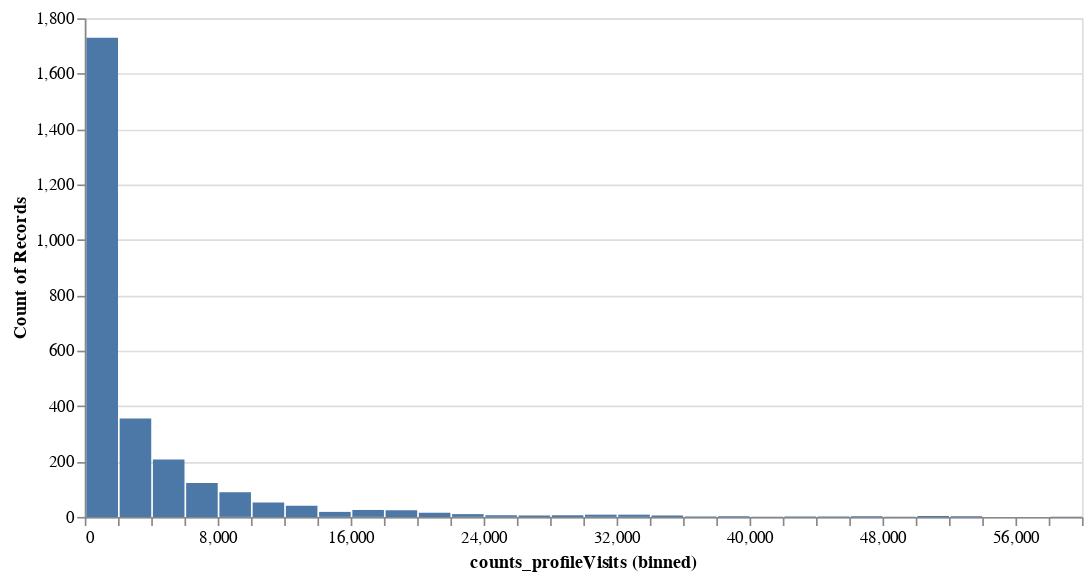

Notebook source saved alongside this figure:
### Markdown cell above
Auf den ersten Blick ist auffällig, dass der Datensatz viele Nullwerte enthält, was die Offensichtlichkeit möglicher Zusammenhänge stark einschränkt. Am leichtesten Erkennbar ist eine Korrelation zwischen counts_profilVisits und counts_kisses. Hier wird anhand des Scatterplotts eine stark positive Beziehung sichtbar, weshalb die Variable in jedem Fall einen wichtigen Bestandteil des Modells darstellen wird. 

Ein leicht positiver Zusammenhang lässt sich auch zu counts_details erkennen, hier ist die Streuung jedoch schon wesentlich größer als noch bei counts_kisses.

Bei counts_pictures und counts_fans ist es deutlich schwieriger eine Korrelation festzustellen. Da ein Zusammenhang jedoch nicht ausgeschlossen werden kann, werden sie vorerst in das Modell genommen und im Anschluss analysiert, ob ihr Wegfall das Modell positiv oder negativ beeinflusst.

### Code cell
alt.Chart(df_train).mark_bar().encode(
    alt.X(alt.repeat("column"), type="quantitative", bin=alt.Bin(maxbins=40)),
    y='count()',
).properties(
    width=600,
    height=300
).repeat(
    column=['counts_profileVisits'])

### Figure 1 — Vega-Lite specification as saved in the notebook (floating-point values rounded to 4 significant figures; data arrays with more than 128 entries replaced by an {"elided": "..."} marker saying what was removed)
{"config": {"view": {"continuousWidth": 300, "continuousHeight": 300}}, "repeat": {"column": ["counts_profileVisits"]}, "spec": {"data": {"name": "data-8dcf6dfd0f524e0edf70e09a54b27c19"}, "mark": {"type": "bar"}, "encoding": {"x": {"bin": {"maxbins": 40}, "field": {"repeat": "column"}, "type": "quantitative"}, "y": {"aggregate": "count", "type": "quantitative"}}, "height": 300, "width": 600}, "$schema": "https://vega.github.io/schema/vega-lite/v5.8.0.json", "datasets": {"data-8dcf6dfd0f524e0edf70e09a54b27c19": {"elided": "2740 records"}}}
